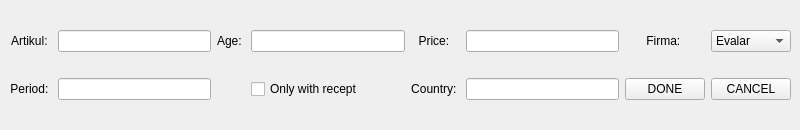
    <widget class="QWidget" name="edit_antibiotic">
     <widget class="QWidget" name="gridLayoutWidget_9">
      <property name="geometry">
       <rect>
        <x>10</x>
        <y>10</y>
        <width>781</width>
        <height>111</height>
       </rect>
      </property>
      <layout class="QGridLayout" name="gridLayout_9">
       <item row="0" column="6">
        <widget class="QLabel" name="label_41">
         <property name="text">
          <string>Firma: </string>
         </property>
         <property name="alignment">
          <set>Qt::AlignCenter</set>
         </property>
        </widget>
       </item>
       <item row="0" column="2">
        <widget class="QLabel" name="label_42">
         <property name="text">
          <string>Age: </string>
         </property>
        </widget>
       </item>
       <item row="0" column="4">
        <widget class="QLabel" name="label_43">
         <property name="text">
          <string>Price: </string>
         </property>
         <property name="alignment">
          <set>Qt::AlignCenter</set>
         </property>
        </widget>
       </item>
       <item row="0" column="1">
        <widget class="QLineEdit" name="artikul_antibiotic_2"/>
       </item>
       <item row="0" column="5">
        <widget class="QLineEdit" name="price_antibiotic_2"/>
       </item>
       <item row="0" column="3">
        <widget class="QLineEdit" name="age_antibiotic_2"/>
       </item>
       <item row="0" column="0">
        <widget class="QLabel" name="label_44">
         <property name="text">
          <string>Artikul: </string>
         </property>
         <property name="alignment">
          <set>Qt::AlignCenter</set>
         </property>
        </widget>
       </item>
       <item row="1" column="0">
        <widget class="QLabel" name="label_45">
         <property name="text">
          <string>Period: </string>
         </property>
         <property name="alignment">
          <set>Qt::AlignCenter</set>
         </property>
        </widget>
       </item>
       <item row="1" column="1">
        <widget class="QLineEdit" name="period_2"/>
       </item>
       <item row="1" column="3">
        <widget class="QCheckBox" name="danger_2">
         <property name="text">
          <string>Only with recept</string>
         </property>
        </widget>
       </item>
       <item row="1" column="4">
        <widget class="QLabel" name="label_46">
         <property name="text">
          <string>Country: </string>
         </property>
         <property name="alignment">
          <set>Qt::AlignCenter</set>
         </property>
        </widget>
       </item>
       <item row="1" column="5">
        <widget class="QLineEdit" name="country_2"/>
       </item>
       <item row="1" column="6">
        <widget class="QPushButton" name="edit_antibiotic_2">
         <property name="text">
          <string>DONE</string>
         </property>
        </widget>
       </item>
       <item row="1" column="7">
        <widget class="QPushButton" name="cancel_antibiotic_2">
         <property name="text">
          <string>CANCEL</string>
         </property>
        </widget>
       </item>
       <item row="0" column="7">
        <widget class="QComboBox" name="firma_antibiotic_2">
         <item>
          <property name="text">
           <string>Evalar</string>
          </property>
         </item>
         <item>
          <property name="text">
           <string>Stoletov</string>
          </property>
         </item>
         <item>
          <property name="text">
           <string>DocVet</string>
          </property>
         </item>
        </widget>
       </item>
      </layout>
     </widget>
    </widget>
